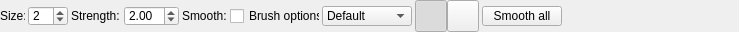
<?xml version="1.0" encoding="UTF-8"?>
<ui version="4.0">
 <class>TerrainTool</class>
 <widget class="QWidget" name="TerrainTool">
  <property name="geometry">
   <rect>
    <x>0</x>
    <y>0</y>
    <width>739</width>
    <height>32</height>
   </rect>
  </property>
  <property name="minimumSize">
   <size>
    <width>495</width>
    <height>32</height>
   </size>
  </property>
  <property name="maximumSize">
   <size>
    <width>16777215</width>
    <height>32</height>
   </size>
  </property>
  <property name="windowTitle">
   <string>Form</string>
  </property>
  <layout class="QHBoxLayout" name="horizontalLayout">
   <property name="spacing">
    <number>3</number>
   </property>
   <property name="leftMargin">
    <number>0</number>
   </property>
   <property name="topMargin">
    <number>0</number>
   </property>
   <property name="rightMargin">
    <number>0</number>
   </property>
   <property name="bottomMargin">
    <number>0</number>
   </property>
   <item>
    <widget class="QLabel" name="label">
     <property name="maximumSize">
      <size>
       <width>25</width>
       <height>32</height>
      </size>
     </property>
     <property name="text">
      <string>Size:</string>
     </property>
    </widget>
   </item>
   <item>
    <widget class="QSpinBox" name="spinBox_size">
     <property name="maximumSize">
      <size>
       <width>40</width>
       <height>20</height>
      </size>
     </property>
     <property name="toolTip">
      <string>Brush size</string>
     </property>
     <property name="minimum">
      <number>-99</number>
     </property>
     <property name="value">
      <number>2</number>
     </property>
    </widget>
   </item>
   <item>
    <widget class="QLabel" name="label_2">
     <property name="maximumSize">
      <size>
       <width>50</width>
       <height>32</height>
      </size>
     </property>
     <property name="text">
      <string>Strength:</string>
     </property>
    </widget>
   </item>
   <item>
    <widget class="QDoubleSpinBox" name="doubleSpinBox_strength">
     <property name="maximumSize">
      <size>
       <width>55</width>
       <height>20</height>
      </size>
     </property>
     <property name="minimum">
      <double>-1000.000000000000000</double>
     </property>
     <property name="maximum">
      <double>1000.000000000000000</double>
     </property>
     <property name="singleStep">
      <double>0.500000000000000</double>
     </property>
     <property name="value">
      <double>2.000000000000000</double>
     </property>
    </widget>
   </item>
   <item>
    <widget class="QLabel" name="label_4">
     <property name="maximumSize">
      <size>
       <width>45</width>
       <height>32</height>
      </size>
     </property>
     <property name="text">
      <string>Smooth:</string>
     </property>
    </widget>
   </item>
   <item>
    <widget class="QCheckBox" name="checkBox_autosmooth">
     <property name="maximumSize">
      <size>
       <width>16</width>
       <height>32</height>
      </size>
     </property>
     <property name="text">
      <string/>
     </property>
    </widget>
   </item>
   <item>
    <widget class="QLabel" name="label_3">
     <property name="maximumSize">
      <size>
       <width>70</width>
       <height>32</height>
      </size>
     </property>
     <property name="text">
      <string>Brush options:</string>
     </property>
    </widget>
   </item>
   <item>
    <widget class="QComboBox" name="comboBox_options">
     <property name="maximumSize">
      <size>
       <width>90</width>
       <height>20</height>
      </size>
     </property>
     <item>
      <property name="text">
       <string>Default</string>
      </property>
     </item>
     <item>
      <property name="text">
       <string>Flat</string>
      </property>
     </item>
     <item>
      <property name="text">
       <string>Plateau</string>
      </property>
     </item>
     <item>
      <property name="text">
       <string>Smooth only</string>
      </property>
     </item>
    </widget>
   </item>
   <item>
    <widget class="QWidget" name="widget" native="true">
     <property name="maximumSize">
      <size>
       <width>64</width>
       <height>16777215</height>
      </size>
     </property>
     <layout class="QHBoxLayout" name="horizontalLayout_2">
      <property name="spacing">
       <number>0</number>
      </property>
      <property name="leftMargin">
       <number>0</number>
      </property>
      <property name="topMargin">
       <number>0</number>
      </property>
      <property name="rightMargin">
       <number>0</number>
      </property>
      <property name="bottomMargin">
       <number>0</number>
      </property>
      <item>
       <widget class="QPushButton" name="buttonCircle">
        <property name="minimumSize">
         <size>
          <width>32</width>
          <height>32</height>
         </size>
        </property>
        <property name="maximumSize">
         <size>
          <width>32</width>
          <height>32</height>
         </size>
        </property>
        <property name="text">
         <string/>
        </property>
        <property name="checkable">
         <bool>true</bool>
        </property>
        <property name="checked">
         <bool>true</bool>
        </property>
        <property name="autoExclusive">
         <bool>true</bool>
        </property>
       </widget>
      </item>
      <item>
       <widget class="QPushButton" name="buttonGrid">
        <property name="minimumSize">
         <size>
          <width>32</width>
          <height>32</height>
         </size>
        </property>
        <property name="maximumSize">
         <size>
          <width>32</width>
          <height>32</height>
         </size>
        </property>
        <property name="text">
         <string/>
        </property>
        <property name="checkable">
         <bool>true</bool>
        </property>
        <property name="autoExclusive">
         <bool>true</bool>
        </property>
       </widget>
      </item>
     </layout>
    </widget>
   </item>
   <item alignment="Qt::AlignLeft">
    <widget class="QPushButton" name="pushButton_smoothAll">
     <property name="maximumSize">
      <size>
       <width>80</width>
       <height>20</height>
      </size>
     </property>
     <property name="text">
      <string>Smooth all</string>
     </property>
    </widget>
   </item>
  </layout>
 </widget>
 <resources/>
 <connections/>
</ui>
